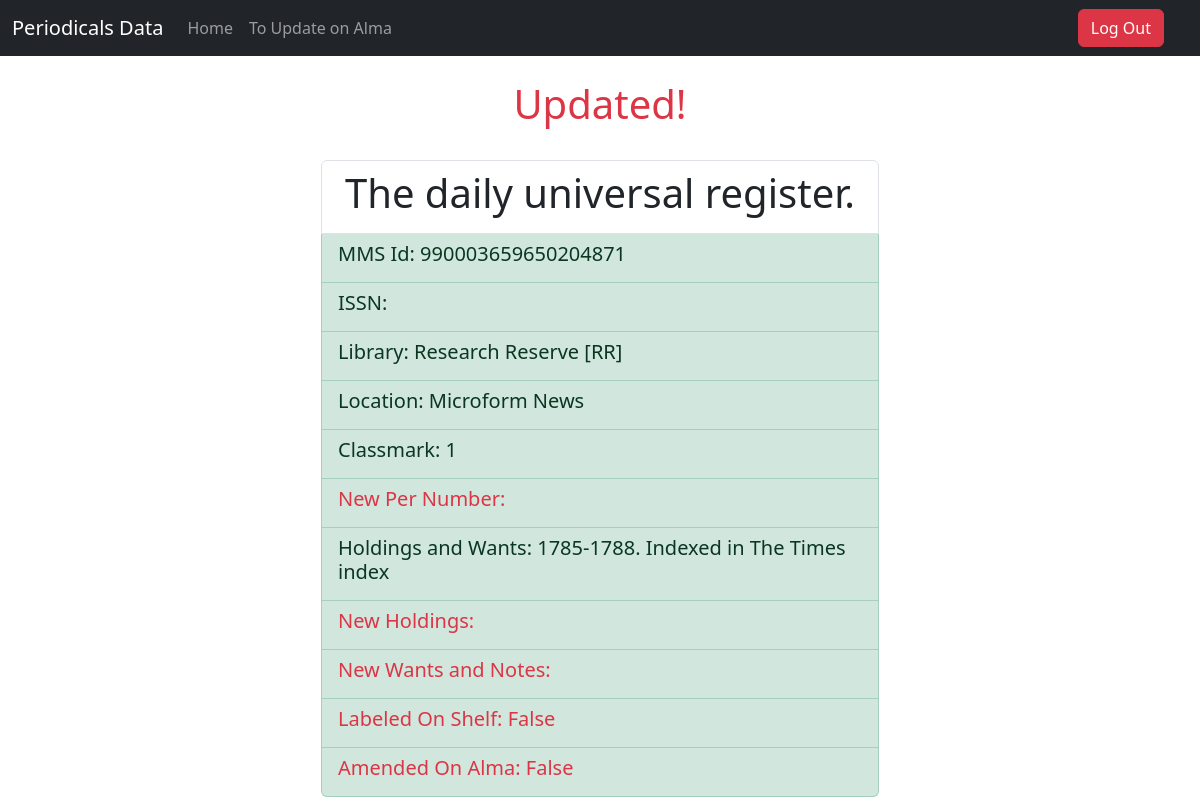
The page /updated/114651 (signed in) on the database its author committed.
### persDb/models.py (models this page shows, shortened)
class PeriodicalsOctavo(models.Model):
    mms_id = models.TextField(null=False, blank=False)
    issn = models.TextField(null=True, blank=True)
    library_name = models.CharField(max_length=50, null=False, blank=False)
    new_library = models.CharField(max_length=10, null=True, blank=True)
    location_name = models.CharField(max_length=20, null=False, blank=False)
    new_location = models.CharField(max_length=20, null=True, blank=True)
    classmark = models.CharField(max_length=20, null=True, blank = True)
    new_per_number = models.CharField(max_length=10, null=True, blank=True)
    title = models.CharField(max_length=250, null = False, blank=False)
    holdings_and_wants = models.CharField(max_length=500, null=False, blank=False)
    new_holdings = models.CharField(max_length=500, null=True, blank=True)
    new_wants_and_notes = models.CharField(max_length=500, null=True, blank=True)
    labeled_on_shelf = models.BooleanField(default=False)
    amended_on_alma = models.BooleanField(default=False)

### persDb/views.py (the view)
# urls.py: path('updated/<int:id>', login_required(login_url= 'login')(update_view), name='update'),
def update_view(request, id):
    obj = get_object_or_404(PeriodicalsOctavo, id = id)
    if request.method == 'POST':
        new_library = request.POST['new_library']
        new_location = request.POST['new_location']
        new_per_number = request.POST['new_per_number']
        new_holdings = request.POST['new_holdings']
        new_wants_and_notes = request.POST['new_wants_and_notes']
        labeled_on_shelf = request.POST['labeled_on_shelf']
        amended_on_alma = request.POST['amended_on_alma']
        obj.new_library = new_library
        obj.new_location = new_location
        obj.new_per_number = new_per_number
        obj.new_holdings = new_holdings
        obj.new_wants_and_notes = new_wants_and_notes
        obj.labeled_on_shelf = labeled_on_shelf
        obj.amended_on_alma = amended_on_alma
        obj.save()
        return render(request,'updated.html',{'per_details': PeriodicalsOctavo.objects.get(id=id)})
    else:
        return render(request,'updated.html',{'per_details': PeriodicalsOctavo.objects.get(id=id)})

### persDb/templates/updated.html
{% extends "base.html" %}
{% block content %}
<h1 class="text-center p-4 text-danger">Updated!</h1>
<div class="container ">
    <div row>
        <div class= "col-6 offset-md-3">
 <ul class="list-group">
    <li class="list-group-item text-center">
        <h1>{{ per_details.title }}</h1>
    </li>
    <li class="list-group-item list-group-item-success">
        <h5>MMS Id: {{ per_details.mms_id }}</h5>
    </li>
    <li class="list-group-item list-group-item-success">
        <h5>ISSN: {{ per_details.issn }}</h5>
    </li>
    <li class="list-group-item list-group-item-success">
        <h5>Library: {{ per_details.library_name }}</h5>
    </li>
    <li class="list-group-item list-group-item-success">
        <h5>Location: {{ per_details.location_name }}</h5>
    </li>
    <li class="list-group-item list-group-item-success">
        <h5>Classmark: {{ per_details.classmark }}</h5>
    </li>
    <li class="list-group-item list-group-item-success">
        <h5 class="text-danger">New Per Number: {{ per_details.new_per_number }}</h5>
    </li>
    <li class="list-group-item list-group-item-success">
        <h5>Holdings and Wants: {{ per_details.holdings_and_wants }}</h5>
    </li>
    <li class="list-group-item list-group-item-success">
        <h5 class="text-danger">New Holdings: {{ per_details.new_holdings }}</h5>
    </li>
    <li class="list-group-item list-group-item-success">
        <h5 class="text-danger">New Wants and Notes: {{ per_details.new_holdings }}</h5>
    </li>
    <li class="list-group-item list-group-item-success">
        <h5 class="text-danger">Labeled On Shelf: {{ per_details.labeled_on_shelf }}</h5>
    </li>
    <li class="list-group-item list-group-item-success">
        <h5 class="text-danger">Amended On Alma: {{ per_details.amended_on_alma }}</h5>
    </li>
  </ul>
</div>
</div>
</div>
{% endblock content %}

### persDb/templates/base.html (shortened to what this page needs)
<!DOCTYPE html>
<html>
    <head>
        {% load static %}
        {% load bootstrap5 %}
        {% bootstrap_css %}
        <link href="{% static 'fontawesomefree/css/all.min.css' %}" rel="stylesheet" type="text/css">
    </head>
    <body>
    {% include "navigation.html" %}
    {% block content %}{% endblock content %}
    </body>
</html>

### persDb/templates/navigation.html (shortened to what this page needs)
<nav class="navbar navbar-expand navbar-dark bg-dark">
    <div class="container-fluid">
    <a class="navbar-brand" href="{% url 'home' %}">Periodicals Data</a>
    <div class="collapse navbar-collapse " id="navbarsExample02">
      <ul class="navbar-nav mr-auto">
        <li class="nav-item active">
          <a class="nav-link" href="{% url 'home' %}">Home <span class="sr-only">(current)</span></a>
        </li>
        <li class="nav-item">
          <a class="nav-link" href="{% url 'updates' %}">To Update on Alma</a>
        </li>
      </ul>
    </div>
    <div class="justify-content-end">
    <ul class="navbar-nav mr-auto">
      {% if user.is_authenticated %}
      <li class="nav-item me-4">
      <a class="btn btn-danger"href="{% url 'logout' %}">Log Out</a>
      </li>
        {% else %}
        <li class="nav-item me-4">
          <a class="btn btn-light"href="{% url 'login' %}">Log In</a>
        </li>
        {% endif %}
    </ul>
  </div>
</div>
</nav>

### rows shown on the page
PeriodicalsOctavo: title "The daily universal register.", mms_id "990003659650204871", library_name "Research Reserve [RR]", location_name "Microform News", classmark "1", holdings_and_wants "1785-1788. Indexed in The Times index", labeled_on_shelf "False", amended_on_alma "False"
